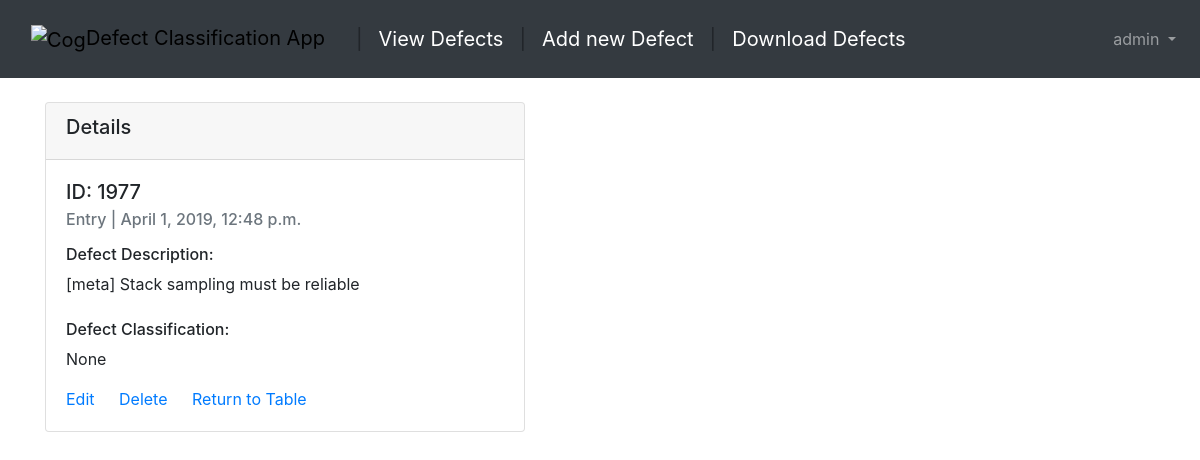
The app's page /articles/1977/ (signed in), older data.
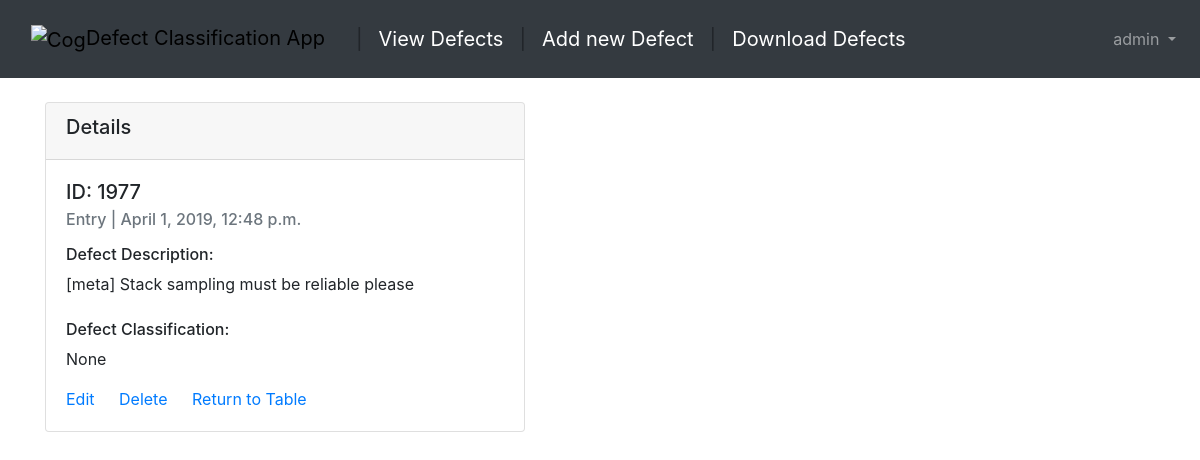
The same page, newer data.
### users/models.py (models this page shows)
class CustomUser(AbstractUser):
    age = models.PositiveIntegerField(default=0)

### articles/models.py (models this page shows, shortened)
class Article(models.Model):
    body = models.TextField()
    source = models.CharField(default='Entry', max_length=20)
    date = models.DateTimeField(auto_now_add=True)
    classification = models.CharField(default = 'Not Classified', max_length = 20)
    classes = (
        ('compliance', 'COMPLIANCE'),
        ('functional', 'FUNCTIONAL'),
        ('performance', 'PERFORMANCE'),
        ('reliability and scalability issues', 'RELIABILITY AND SCALABILITY ISSUES'),
        ('security', 'SECURITY'),
        ('usability', 'USABILITY'),
        )
    reclassification = models.CharField(default = 'Not Reclassified Yet', max_length = 50, choices = classes)
    def body_str(self):
        new_text = classify_defect(self.body)
        return new_text

### articles/views.py (the view)
# urls.py: path('<int:pk>/', views.ArticleDetailView.as_view(), name='article_detail'), # new
class ArticleDetailView(DetailView):
    model = models.Article
    template_name = 'article_details_2.html'

### articles/classifier.py (called while the page is built)
def classify_defect(phrase):
    model_cache_key = 'mlp_model'
    path = os.path.join(BASE_DIR, 'articles//dce_model.pkl')
    model = cache.get(model_cache_key)
    if model is None:
        model_path = os.path.join(path)
        model = joblib.load(model_path)
        cache.set(model_cache_key, model, None)
    prediction = model.predict([phrase])
    if prediction == [0]:
        return 'Compliance'
    elif prediction == [1]:
	    return 'Functional'
    elif prediction == [2]:
        return 'Performance'
    elif prediction == [3]:
	    return 'Reliability and Scalability Issues'
    elif prediction == [4]:
	    return 'Security'
    elif prediction == [5]:
	    return 'Usability'

### templates/article_details_2.html (shortened to what this page needs)
{% extends 'base.html' %}
{% block content %}
{% if user.is_authenticated %}
<div class="card" style="width: 30rem; ">
    <div class="card-header">
    <h5>Details</h5>
  </div>
  <div class="card-body">
    <h5 class="card-title">ID: {{object.id}}</h5>
    <h6 class="card-subtitle mb-2 text-muted">{{object.source}} | {{object.date}}</h6>
    <p class="card-text"><h6>Defect Description:</h6> {{object.body}}<br><br>
      <h6>Defect Classification:</h6> {{object.body_str}}
      </p>
    <a href="{% url 'article_edit' article.pk %}" class="card-link">Edit</a>
    <a href="{% url 'article_delete' article.pk %}" class="card-link">Delete</a>
    <a href="{% url 'table' %}" class="card-link">Return to Table</a>
  </div>
</div>
{% endif %}
{% endblock content %}

### templates/base.html (shortened to what this page needs)
{% load static %}
<!doctype html>
<html lang="en">
  <head>
    <link rel="stylesheet" href="https://stackpath.bootstrapcdn.com/bootstrap/4.1.3/css/bootstrap.min.css">
    <link rel="stylesheet" >
  </head>
  <body>
    <nav class="navbar navbar-expand-md navbar-dark bg-dark mb-4">
      <a class="navbar-brand boxed" style="color:black" href="{% url 'home' %}">
        <img src='https://cdn0.iconfinder.com/data/icons/small-n-flat/24/678122-cogs-512.png'
        alt="Cog" height='26px', width="26px")>Defect Classification App</a>
      {% if user.is_authenticated %}
      <a class="navbar-brand">|</a>
      <a class="navbar-brand" href="/articles/table">View Defects</a>
      <a class="navbar-brand">|</a>
      <a class="navbar-brand" href="/articles\new">Add new Defect</a>
      <a class="navbar-brand">|</a>
      <a class="navbar-brand" href="/articles\download">Download Defects</a>
      {% endif %}
      <div class="collapse navbar-collapse" id="navbarCollapse">
        {% if user.is_authenticated %}
          <ul class="navbar-nav ml-auto">
            <li class="nav-item">
              <a class="nav-link dropdown-toggle" href="#" id="userMenu"\
              data-toggle="dropdown" aria-haspopup="true" aria-expanded\
              ="false">
                {{ user.username }}
              </a>
            </li>
          </ul>
        {% endif %}
      </div>
    </nav>
    <div class="container">
      {% block content %}
      {% endblock content %}
    </div>
  </body>
</html>

### templates/base.html (style rules this page uses)
body { background: url('https://images.pexels.com/photos/1092364/pexels-photo-1092364.jpeg?auto=compress&cs=tinysrgb&dpr=2&h=650&w=940'); background-repeat: no-repeat; background-size: auto; background-attachment: fixed; }
.boxed { border-radius: 10px; background: url('https://images.pexels.com/photos/1092364/pexels-photo-1092364.jpeg?auto=compress&cs=tinysrgb&dpr=2&h=650&w=940'); background-position: left top; background-repeat: repeat; padding: 15px; }

Row changes from the older to the newer data that the page shows:
changed Article "Entry": body "[meta] Stack sampling must be reliable" → "[meta] Stack sampling must be reliable please"
